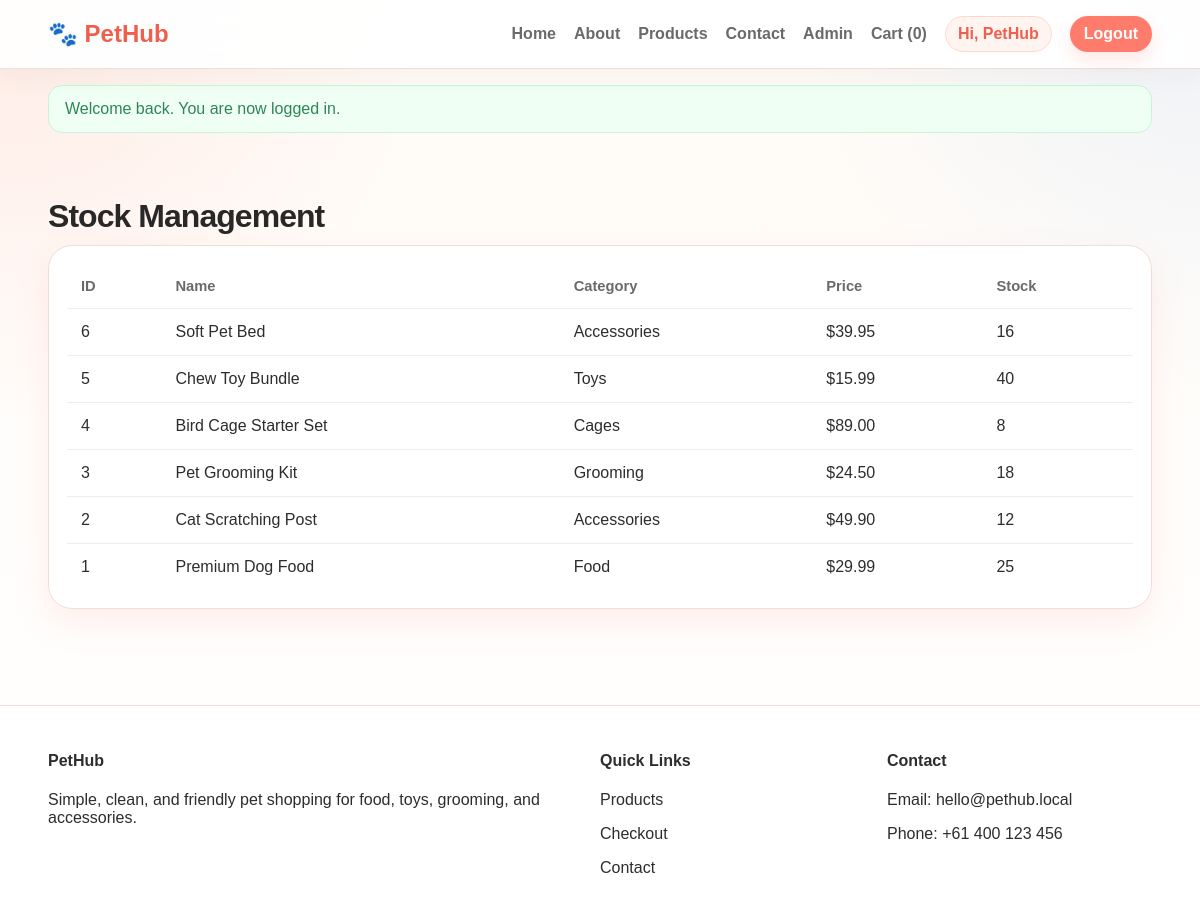
/admin/products.php (signed in), run on the app's committed database.
### tables this page shows
CREATE TABLE products (
  id INT AUTO_INCREMENT PRIMARY KEY,
  name VARCHAR(120) NOT NULL,
  category VARCHAR(80) NOT NULL,
  price DECIMAL(10,2) NOT NULL,
  stock INT NOT NULL DEFAULT 0,
  image VARCHAR(255) NOT NULL,
  description TEXT NOT NULL,
  created_at TIMESTAMP DEFAULT CURRENT_TIMESTAMP
);

### config/config.php (called while the page is built, shortened)
<?php
function db(): PDO {
    static $pdo = null;
    if ($pdo === null) {
        $dsn = 'mysql:host=' . DB_HOST . ';dbname=' . DB_NAME . ';charset=utf8mb4';
        $options = [
            PDO::ATTR_ERRMODE => PDO::ERRMODE_EXCEPTION,
            PDO::ATTR_DEFAULT_FETCH_MODE => PDO::FETCH_ASSOC,
            PDO::ATTR_EMULATE_PREPARES => false,
        ];
        $pdo = new PDO($dsn, DB_USER, DB_PASS, $options);
    }
    return $pdo;
}
function e(string $value): string {
    return htmlspecialchars($value, ENT_QUOTES, 'UTF-8');
}

### includes/functions.php (called while the page is built, shortened)
<?php
require_once __DIR__ . '/../config/config.php';
function all_products(?string $search = null, ?string $category = null): array {
    $sql = 'SELECT * FROM products WHERE 1=1';
    $params = [];
    $sql .= ' ORDER BY id DESC';
    $stmt = db()->prepare($sql);
    $stmt->execute($params);
    return $stmt->fetchAll();
}

### admin/products.php (the view, shortened to what this page needs)
<?php
require_once __DIR__ . '/../includes/functions.php';
$products = all_products();
require_once __DIR__ . '/../includes/header.php';
?>
<main class="section"><div class="container">
  <h1 class="section-title">Stock Management</h1>
  <div class="table-wrap"><table><thead><tr><th>ID</th><th>Name</th><th>Category</th><th>Price</th><th>Stock</th></tr></thead><tbody>
    <?php foreach ($products as $product): ?>
    <tr><td><?= (int)$product['id']; ?></td><td><?= e($product['name']); ?></td><td><?= e($product['category']); ?></td><td>$<?= number_format((float)$product['price'],2); ?></td><td><?= (int)$product['stock']; ?></td></tr>
    <?php endforeach; ?>
  </tbody></table></div>
</div></main>
<?php require_once __DIR__ . '/../includes/footer.php'; ?>

### assets/css/style.css (style rules this page uses)
:root { --bg: #fffaf5; --surface: #ffffff; --text: #2d2d2d; --muted: #6a6a6a; --primary: #ff7b6b; --primary-dark: #ef5f4c; --secondary: #7db7ff; --accent: #ffe3dc; --border: #f0dfd7; --success: #2f855a; --shadow: 0 14px 35px rgba(255, 123, 107, 0.12); }
* { box-sizing:border-box }
body { margin:0;font-family:Arial,sans-serif;color:var(--text);background:linear-gradient(180deg,#fffaf5,#fff); }
.container { width:min(1120px,92%);margin:0 auto }
.hero-card,.card,.stat,.form-card,.table-wrap { background:var(--surface);border:1px solid var(--border);border-radius:24px;box-shadow:var(--shadow) }
.section { padding:28px 0 56px }
.section-title { font-size:2rem;margin-bottom:10px }
.table-wrap { padding:18px;overflow:auto }
table { width:100%;border-collapse:collapse }
th,td { text-align:left;padding:14px;border-bottom:1px solid #f1ece8 }
th { color:var(--muted);font-size:.92rem }
tr:last-child td { border-bottom:none }
body { background: radial-gradient(circle at top left, rgba(255,123,107,0.12), transparent 28%), radial-gradient(circle at top right, rgba(125,183,255,0.12), transparent 26%), linear-gradient(180deg,#fffaf5 0%,#fffdfb 48%,#ffffff 100%); }
.section-title { letter-spacing:-0.03em;color:#282828 }

### data on the page
products: id "6", name "Soft Pet Bed", category "Accessories", price "39.95", stock "16"
products: id "5", name "Chew Toy Bundle", category "Toys", price "15.99", stock "40"
products: id "4", name "Bird Cage Starter Set", category "Cages", price "89.00", stock "8"
products: id "3", name "Pet Grooming Kit", category "Grooming", price "24.50", stock "18"
products: id "2", name "Cat Scratching Post", category "Accessories", price "49.90", stock "12"
products: id "1", name "Premium Dog Food", category "Food", price "29.99", stock "25"

### other printed values
cart_count() "0"
first_name($_SESSION['user']['name'] ?? 'User') "PetHub"
$flash "Welcome back. You are now logged in."
